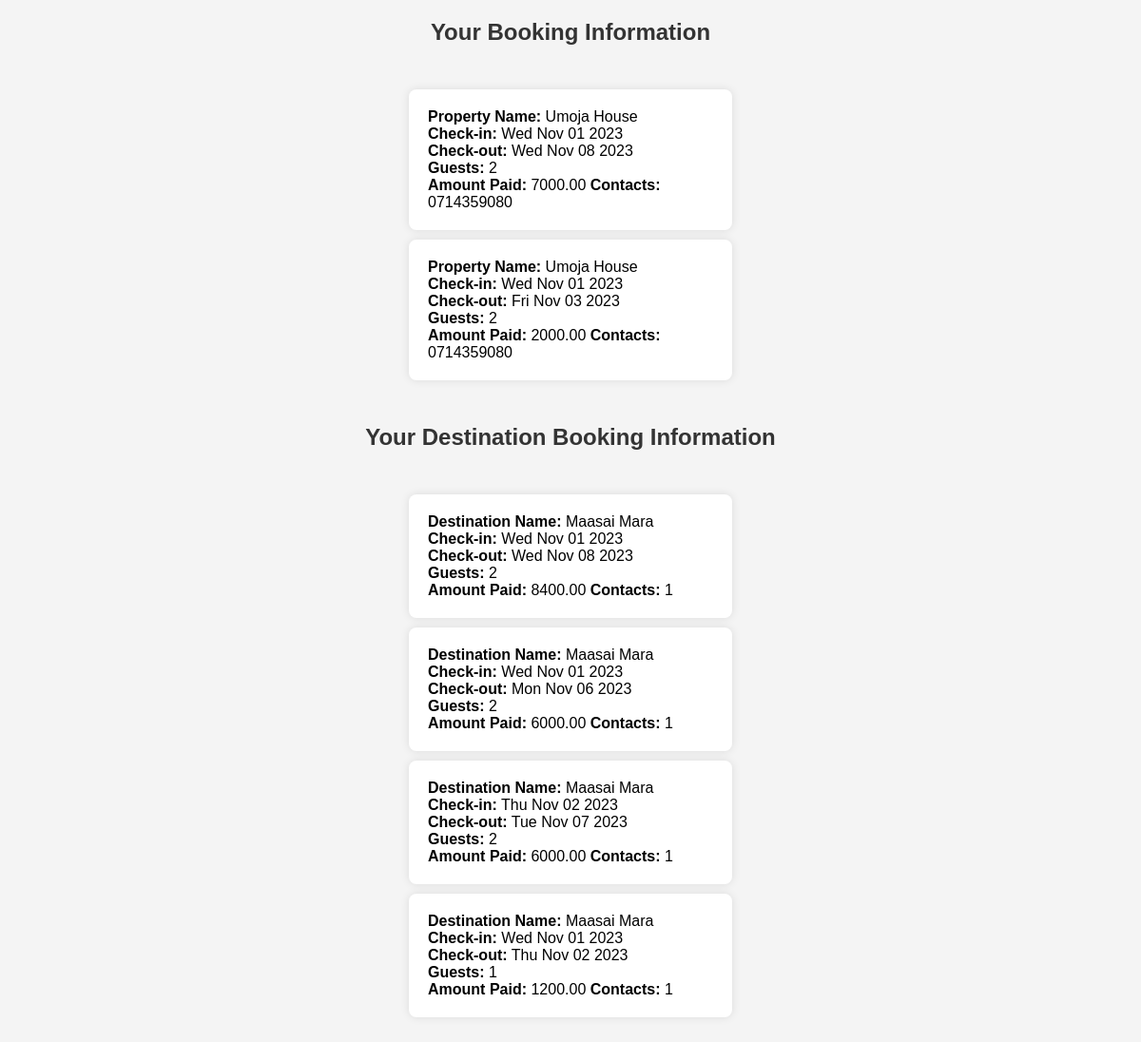
The page /mybookings/ (signed in) on the database as committed earlier.
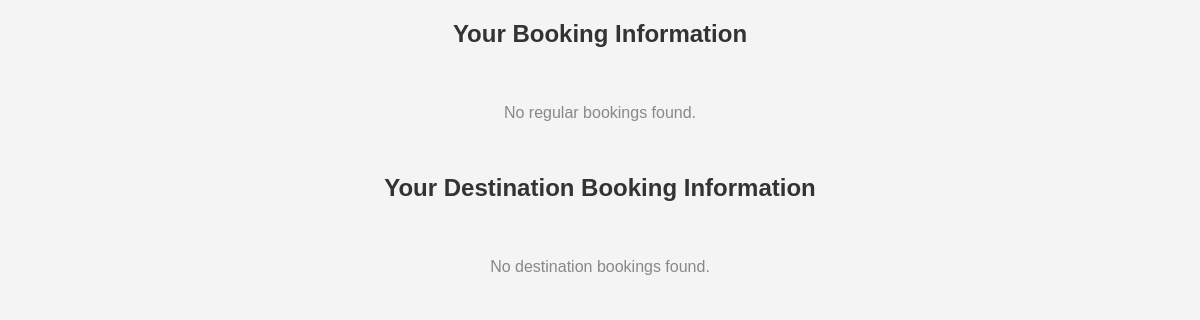
The same page on the database as committed later.
### tables this page shows
CREATE TABLE bookings (
            id INTEGER PRIMARY KEY,
            guest_name TEXT NOT NULL,
            property_id INTEGER,
            property_name TEXT NOT NULL,
            check_in DATE NOT NULL,
            check_out DATE NOT NULL,
            guests INTEGER NOT NULL,
            amount VARCHAR NOT NULL,
            user_id INTEGER NOT NULL,
            contacts TEXT NOT NULL,
            property_type TEXT NOT NULL,
            FOREIGN KEY (property_type) REFERENCES properties(property_type),
            FOREIGN KEY (user_id) REFERENCES users(id),
            FOREIGN KEY (property_id) REFERENCES properties (id)
        );

CREATE TABLE destination_bookings (
            id INTEGER PRIMARY KEY,
            destination_name TEXT NOT NULL,
            guest_name TEXT NOT NULL,
            destination_booking_id INTEGER NOT NULL,
            check_in DATE NOT NULL,
            check_out DATE NOT NULL,
            guests INTEGER NOT NULL,
            amount VARCHAR NOT NULL,
            user_id INTEGER NOT NULL,
            contacts TEXT NOT NULL,
            Type TEXT NOT NULL,
            FOREIGN KEY (Type) REFERENCES destinations (Type),
            FOREIGN KEY (user_id) REFERENCES users(id),
            FOREIGN KEY (destination_booking_id) REFERENCES destinations (id)
        );

### app.py (the view)
@app.route('/mybookings/')
def user_bookings():
    if 'user_id' not in session:
        return redirect('/Login')
    user_id = session['user_id']
    try:
        with sqlite3.connect('users.db') as connection:
            cursor = connection.cursor()
            cursor.execute("SELECT * FROM bookings WHERE user_id = ?", (user_id,))
            bookings = cursor.fetchall()
            cursor.execute("SELECT * FROM destination_bookings WHERE user_id = ?", (user_id,))
            destination_bookings = cursor.fetchall()
        return render_template('Booking.html', bookings=bookings, destination_bookings=destination_bookings)
    except Exception as e:
        return render_template('error.html', error=str(e))

### templates/Booking.html (shortened to what this page needs)
<!DOCTYPE html>
<html lang="en">
<head>
</head>
<body>
    <h2>Your Booking Information</h2>
    <div class="bookings-container">
        <ul>
            {% if bookings %}
                {% for booking in bookings %}
                    <li>
                        <div class="bookings">
                            <strong>Property Name:</strong> {{ booking[3] }}<br>
                            <strong>Check-in:</strong> {{ booking[4] }}<br>
                            <strong>Check-out:</strong> {{ booking[5] }}<br>
                            <strong>Guests:</strong> {{ booking[6] }}<br>
                            <strong>Amount Paid:</strong> {{ booking[7] }}
                            <strong>Contacts:</strong> {{ booking[9] }}
                        </div>
                    </li>
                {% endfor %}
            {% else %}
                <p class="no-booking">No regular bookings found.</p>
            {% endif %}
        </ul>
    </div>
    <h2>Your Destination Booking Information</h2>
    <div class="bookings-container">
        <ul>
            {% if destination_bookings %}
                {% for destination_booking in destination_bookings %}
                    <li>
                        <div class="bookings">
                            <strong>Destination Name:</strong> {{ destination_booking[1] }}<br>
                            <strong>Check-in:</strong> {{ destination_booking[4] }}<br>
                            <strong>Check-out:</strong> {{ destination_booking[5] }}<br>
                            <strong>Guests:</strong> {{ destination_booking[6] }}<br>
                            <strong>Amount Paid:</strong> {{ destination_booking[7] }}
                            <strong>Contacts:</strong> {{destination_booking[8]}}
                        </div>
                    </li>
                {% endfor %}
            {% else %}
                <p class="no-booking">No destination bookings found.</p>
            {% endif %}
        </ul>
    </div>
</body>
</html>

### templates/Booking.html (style rules this page uses)
body { font-family: 'Arial', sans-serif; background-color: #f4f4f4; margin: 0; padding: 0; display: flex; flex-direction: column; align-items: center; height: 100vh; }
h2 { text-align: center; color: #333; margin-bottom: 20px; }
.bookings-container { display: flex; flex-wrap: wrap; justify-content: center; }
ul { list-style: none; padding: 0; }
.no-booking { text-align: center; color: #888; margin-top: 20px; }

Rows that differ between the two databases and show on the page:
removed bookings: property_name "Umoja House", check_in "Wed Nov 01 2023", check_out "Wed Nov 08 2023", guests "2", amount "7000.00", contacts "0714359080"
removed bookings: property_name "Umoja House", check_in "Wed Nov 01 2023", check_out "Fri Nov 03 2023", guests "2", amount "2000.00", contacts "0714359080"
removed destination_bookings: destination_name "Maasai Mara", check_in "Wed Nov 01 2023", check_out "Wed Nov 08 2023", guests "2", amount "8400.00", user "1"
removed destination_bookings: destination_name "Maasai Mara", check_in "Wed Nov 01 2023", check_out "Mon Nov 06 2023", guests "2", amount "6000.00", user "1"
removed destination_bookings: destination_name "Maasai Mara", check_in "Thu Nov 02 2023", check_out "Tue Nov 07 2023", guests "2", amount "6000.00", user "1"
removed destination_bookings: destination_name "Maasai Mara", check_in "Wed Nov 01 2023", check_out "Thu Nov 02 2023", guests "1", amount "1200.00", user "1"
Other text that changed with them:
text now shown: "No regular bookings found. No destination bookings found."
